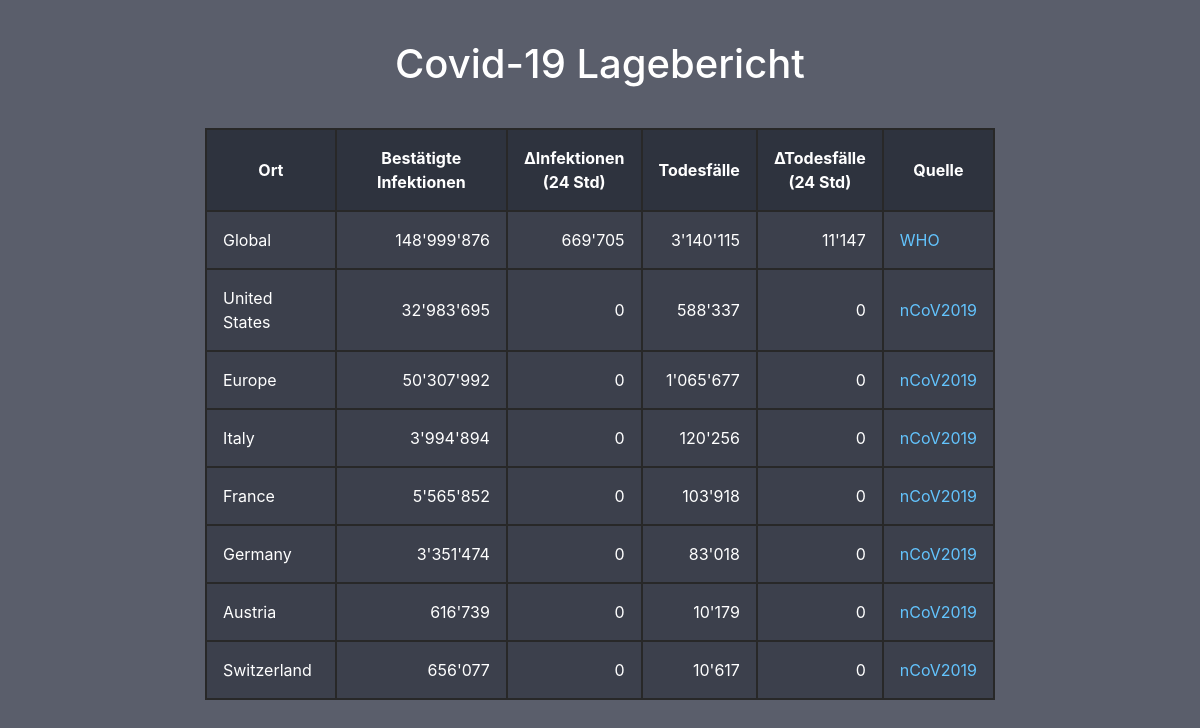
/, run on an earlier commit of the app's database.
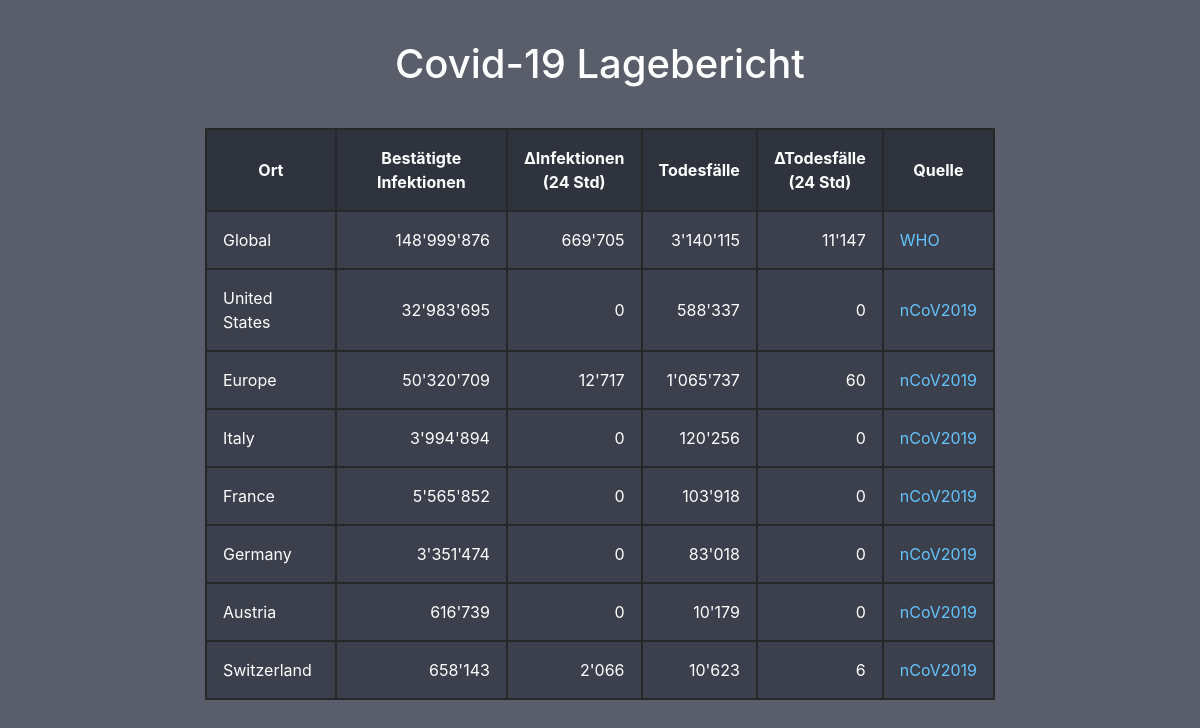
And on a later commit of the database.
### covmass/models.py (models this page shows, shortened)
class Zone(models.Model):
  name = models.CharField(max_length=32)
  source = models.ForeignKey(Source, on_delete=models.CASCADE, related_name="zones")

class Metric(models.Model):
  total = models.IntegerField()
  new = models.IntegerField()
  def display_total(self):
    return "{:,}".format(self.total).replace(",", "'")
  def display_new(self):
    return "{:,}".format(self.new).replace(",", "'")

class Source(models.Model):
  name = models.CharField(max_length=32)
  url = models.CharField(max_length=128)

### covmass/views.py (the view)
# urls.py: path("", views.index, name="index"),
def index(request):
  context = {
    "deceased": Deceased.objects.all(),
    "infected": Infected.objects.all(),
    "zones": Zone.objects.all(),
    "metrics": Metric.objects.all(),
  }
  return render(request, "covmass/index.html", context)

### covmass/templates/covmass/index.html (shortened to what this page needs)
<!DOCTYPE html>
<html>
    <link rel="stylesheet" href="https://stackpath.bootstrapcdn.com/bootstrap/4.3.1/css/bootstrap.min.css">
  <body>
  <body>
    <div class="row">
      <div class="col-lg-2 col-sm-1">
      </div>
      <div class="col-lg-8 col-sm-10">
        <h1>Covid-19 Lagebericht</h1>
        <table class="center">
          <tbody>
            <tr class="header">
              <th>Ort</th>
              <th>Bestätigte Infektionen</th>
              <th>∆Infektionen<br/>(24 Std)</th>
              <th>Todesfälle</th>
              <th>∆Todesfälle<br/>(24 Std)</th>
              <th>Quelle</th>
            </tr>
            {% for zone in zones %}
              <tr>
                <td class="left">{{zone.name}}</td>
                <td>{{zone.infected.display_total}}</td>
                <td>{{zone.infected.display_new}}</td>
                <td>{{zone.deceased.display_total}}</td>
                <td>{{zone.deceased.display_new}}</td>
                <td class="left"><a href="{{zone.source.url}}" class="source">{{zone.source.name}}</a></td>
              </tr>
            {% endfor %}
          </tbody>
        </table>
      </div>
    </div>
  </body>
</html>

### covmass/templates/covmass/index.html (style rules this page uses)
body { color: white; background-color: rgb(90,94,107) }
th { background-color: rgb(46,51,62); }
td { background-color: rgb(60,64,76); text-align: right; }
.left { text-align: left; }
table, th, td { border: 2px solid rgb(40,40,40); border-collapse: collapse; }
.header { text-align: center; }
th, td { padding: 1rem; }
.source { color: rgb(99, 196, 254); }
.center { width: 100%; margin: 0 auto; }
h1 { text-align: center; margin: 5vh; }

What changed in the data, as far as the page shows it:
changed through a linked row, Zone "Europe": infected.display_total "50'307'992" → "50'320'709"; infected.display_new "0" → "12'717"; deceased.display_total "1'065'677" → "1'065'737"; deceased.display_new "0" → "60"
changed through a linked row, Zone "Switzerland": infected.display_total "656'077" → "658'143"; infected.display_new "0" → "2'066"; deceased.display_total "10'617" → "10'623"; deceased.display_new "0" → "6"
